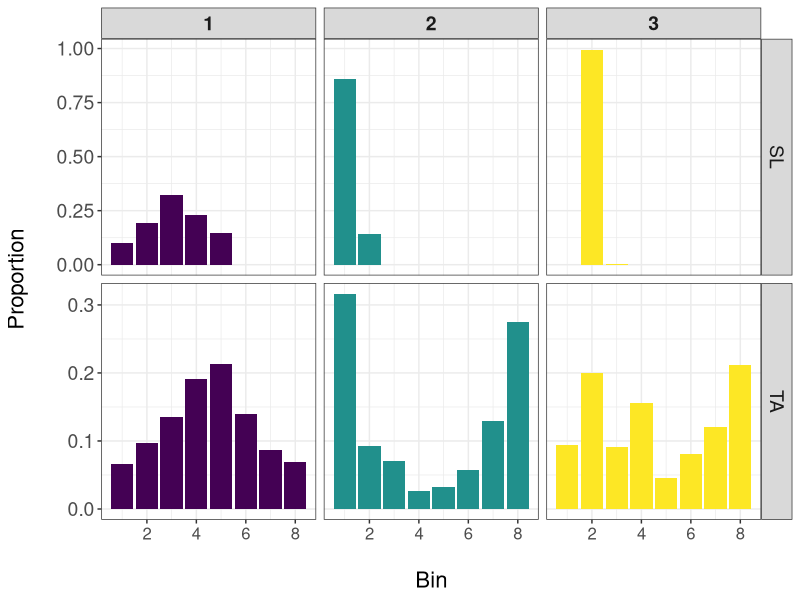
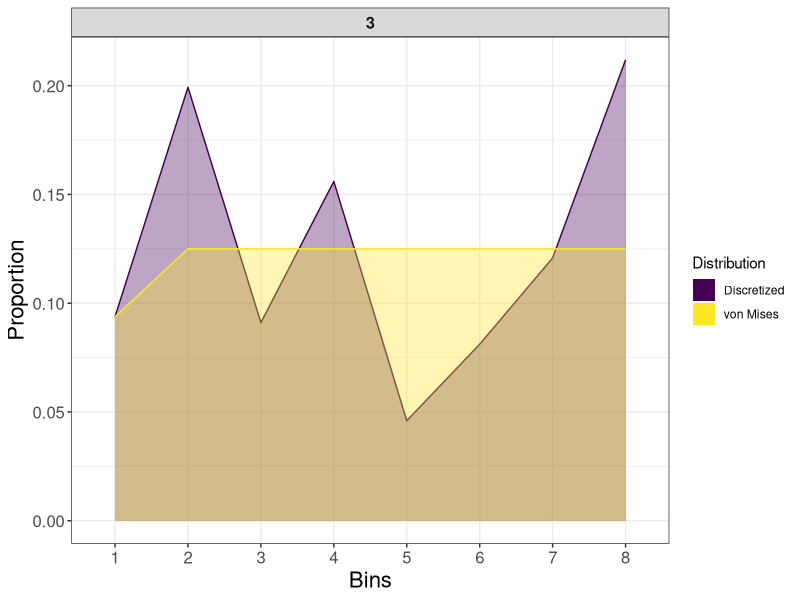

These charts were generated, in order, by the following R code:
set.seed(1)

library(tidyverse)
library(viridis)
library(circular)


#######################
## Load and viz data ##
#######################

behav.res<- read.csv('Denis snow leopard reprex data.csv', header = T, sep = ',')


#Plot histograms of frequency data
ggplot(behav.res, aes(x = bin, y = prop, fill = as.factor(behav))) +
  geom_bar(stat = 'identity') +
  labs(x = "\nBin", y = "Proportion\n") +
  theme_bw() +
  theme(axis.title = element_text(size = 16), axis.text.y = element_text(size = 14),
        axis.text.x.bottom = element_text(size = 12),
        strip.text = element_text(size = 14), strip.text.x = element_text(face = "bold")) +
  scale_fill_manual(values = viridis(n=3), guide = F) +
  facet_grid(param ~ behav, scales = "free_y")





###############
## Functions ##
###############

vm.function=function(param){  #for calculating probability masses
  mu1=param[1]
  kappa1=exp(param[2])
  
  bins.estim=rep(NA,(length(angle.bin.lims) - 1))
  
  for (i in 2:length(angle.bin.lims)) {
    if (i-1 == 1) {
      bins.estim[i-1]=pvonmises(angle.bin.lims[i],mu=mu1,kappa=kappa1)
    } else {
      bins.estim[i-1]=pvonmises(angle.bin.lims[i],mu=mu1,kappa=kappa1)-
        pvonmises(angle.bin.lims[i-1],mu=mu1,kappa=kappa1)
    }
  }
  
  bins.estim
}

#----------------------------------
vm.function.optim=function(param, probs){  #for optimization
  mu1=param[1]
  kappa1=exp(param[2])
  
  bins.estim=rep(NA,(length(angle.bin.lims) - 1))
  
  for (i in 2:length(angle.bin.lims)) {
    if (i-1 == 1) {
      bins.estim[i-1]=pvonmises(angle.bin.lims[i],mu=mu1,kappa=kappa1)
    } else {
      bins.estim[i-1]=pvonmises(angle.bin.lims[i],mu=mu1,kappa=kappa1)-
        pvonmises(angle.bin.lims[i-1],mu=mu1,kappa=kappa1)
    }
  }
  
  mean(abs(probs-bins.estim))  #Mean Absolute Error
}



###################################################
## Optimize functions based on von Mises distrib ##
###################################################

#Focus on turning angles
behav.res.TA<- behav.res %>% filter(param == "TA")  #select only TA hists

#define bin number and limits for turning angles
angle.bin.lims=seq(from=-pi, to=pi, by=pi/4)  #8 bins


#Initialize optim functions using 100 different combinations of both params for von mises and wrapped cauchy
param1<- seq(-pi, pi, length.out = 10)
param2<- seq(-3, 3, length.out = 10)

TA.init.params<- expand.grid(param1, param2)


#Only fit for behavior 3
behav.prop<- behav.res.TA %>% filter(behav == 3) %>% dplyr::select(prop)
  
#Run optimization
TA.vm.res<- matrix(NA, nrow(TA.init.params), 3)
colnames(TA.vm.res)<- c("param1","param2","MAE")
for (j in 1:nrow(TA.init.params)) {
  TA.vm.fit<- optim(c(TA.init.params[j,1], TA.init.params[j,2]), vm.function.optim,
                    probs = behav.prop$prop, method = "Nelder-Mead")
  TA.vm.res[j,1:2]<- TA.vm.fit$par
  TA.vm.res[j,3]<- TA.vm.fit$value
}


store.TA.probs<- matrix(NA, 1*2*max(behav.res.TA$bin), 4)  #1 behavior for 2 sources of 8 bins
colnames(store.TA.probs)<- c("prop", "bin", "source", "behav")
store.TA.probs[,2]<- rep(1:max(behav.res.TA$bin), times=1*2)
store.TA.probs[,3]<- rep(rep(c("Discretized","von Mises"),
                             each=max(behav.res.TA$bin)), 1)
store.TA.probs[,4]<- rep(3, each=2*max(behav.res.TA$bin))

#Select params w/ lowest MAE
store.TA.probs[,1]<- c(behav.prop$prop,
                          vm.function(TA.vm.res[which.min(TA.vm.res[,"MAE"]),
                                                c("param1","param2")]))


store.TA.probs<- as.data.frame(store.TA.probs)
store.TA.probs$prop<- as.numeric(as.character(store.TA.probs$prop))
store.TA.probs$behav<- factor(store.TA.probs$behav)



#################
## Viz results ##
#################

ggplot(store.TA.probs, aes(x=bin, y=prop)) +
  geom_area(aes(fill=source, color = source, group = source),
            position = position_dodge(width = 0), stat="identity", alpha = 0.35) +
  labs(x="Bins", y="Proportion") +
  scale_fill_viridis_d() +
  scale_color_viridis_d(guide = F) +
  theme_bw() +
  facet_wrap(~behav) +
  guides(fill = guide_legend(title = "Distribution", override.aes = list(alpha = 1))) +
  theme(axis.title = element_text(size = 16), axis.text = element_text(size = 12),
        strip.text = element_text(size = 12, face = "bold"))
